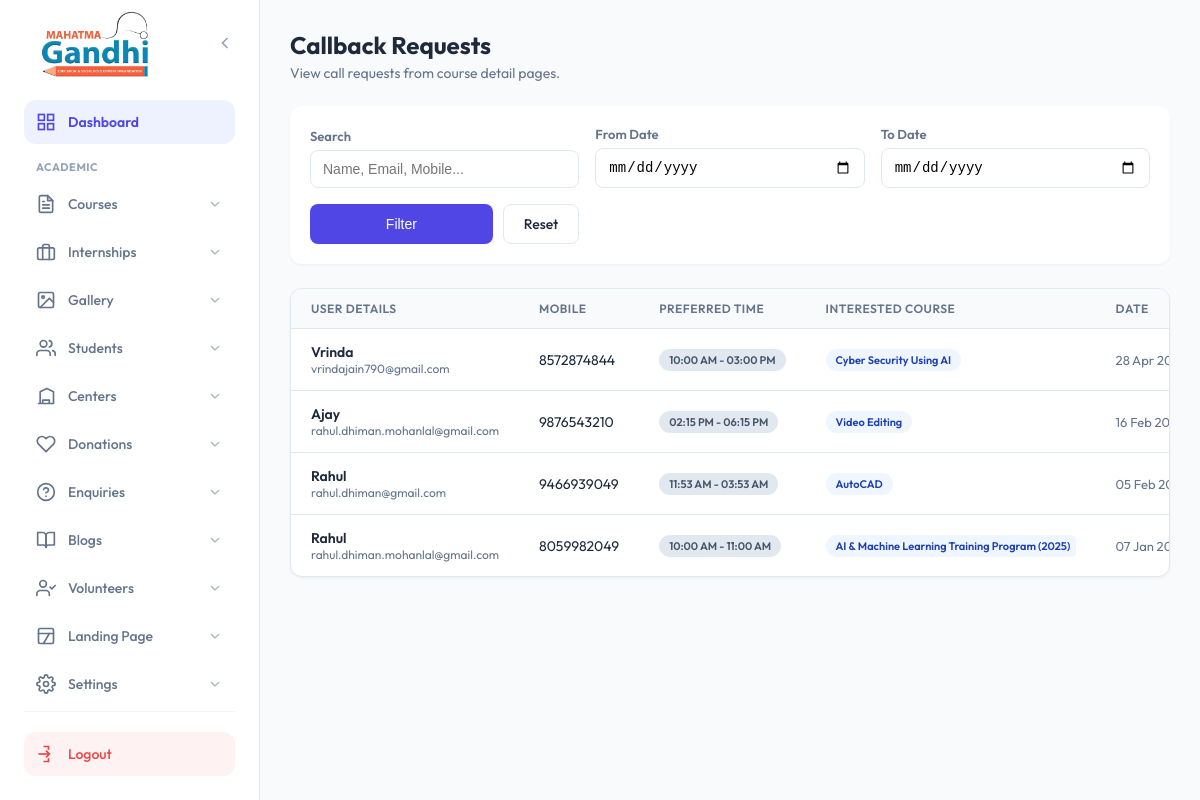
The app's page /admin/enquiries/callback-requests.php with its own data.
### tables this page shows
CREATE TABLE `callback_requests` (
  `id` int(11) NOT NULL AUTO_INCREMENT,
  `full_name` varchar(100) NOT NULL,
  `email` varchar(100) NOT NULL,
  `mobile` varchar(20) NOT NULL,
  `schedule_from` time DEFAULT NULL,
  `schedule_to` time DEFAULT NULL,
  `course_id` int(11) DEFAULT NULL,
  `page_url` text DEFAULT NULL,
  `created_at` timestamp NULL DEFAULT current_timestamp(),
  PRIMARY KEY (`id`)
);

CREATE TABLE `courses` (
  `id` int(11) NOT NULL AUTO_INCREMENT,
  `category_id` int(11) DEFAULT NULL,
  `title` varchar(255) NOT NULL,
  `slug` varchar(255) NOT NULL,
  `video_url` varchar(255) DEFAULT NULL,
  `description` longtext DEFAULT NULL,
  `labels` longtext DEFAULT NULL COMMENT 'Stores badges like Offline Classes, Class 12' CHECK (json_valid(`labels`)),
  `features` longtext DEFAULT NULL COMMENT 'Stores features list' CHECK (json_valid(`features`)),
  `fees` longtext DEFAULT NULL COMMENT 'Stores fee structure' CHECK (json_valid(`fees`)),
  `featured_image` varchar(255) DEFAULT NULL,
  `meta_title` text DEFAULT NULL,
  `meta_desc` text DEFAULT NULL,
  `meta_keywords` text DEFAULT NULL,
  `base_currency` varchar(10) NOT NULL DEFAULT 'INR',
  `is_active` tinyint(1) NOT NULL DEFAULT 1,
  `created_at` timestamp NOT NULL DEFAULT current_timestamp(),
  `updated_at` timestamp NOT NULL DEFAULT current_timestamp() ON UPDATE current_timestamp(),
  `duration_value` int(11) DEFAULT 0,
  `duration_type` varchar(20) DEFAULT 'Months',
  PRIMARY KEY (`id`),
  UNIQUE KEY `slug` (`slug`),
  KEY `category_id` (`category_id`),
  CONSTRAINT `fk_course_category` FOREIGN KEY (`category_id`) REFERENCES `course_categories` (`id`) ON DELETE SET NULL
);

### admin/enquiries/callback-requests.php (the view, shortened to what this page needs)
<?php
$conn = getDbConnection();
$limit = 10;
$page = isset($_GET['page']) ? intval($_GET['page']) : 1;
$offset = ($page - 1) * $limit;
$where_clauses = ["1=1"];
$params = [];
$types = "";
$where_sql = implode(" AND ", $where_clauses);
$sql = "SELECT cr.*, c.title as course_name
        FROM callback_requests cr
        LEFT JOIN courses c ON cr.course_id = c.id
        WHERE $where_sql
        ORDER BY cr.created_at DESC LIMIT ?, ?";
$params[] = $offset;
$params[] = $limit;
$types .= "ii";
$stmt = $conn->prepare($sql);
$stmt->bind_param($types, ...$params);
$stmt->execute();
$result = $stmt->get_result();
?>
<!DOCTYPE html>
<html lang="en">
<head>
</head>
<body>
    <?php include __DIR__ . "/../sidebar.php"; ?>
    <main class="admin-content">
        <div class="admin-wrap">
            <div class="page-header">
                <div>
                    <h1 class="page-title">Callback Requests</h1>
                    <p style="color:var(--muted); font-size:14px; margin-top:4px">View call requests from course detail pages.</p>
                </div>
            </div>
            <div class="filter-card">
                <form method="GET" class="filter-form">
                    <div class="form-group">
                        <label>Search</label>
                        <input type="text" name="search" class="form-control" placeholder="Name, Email, Mobile..." value="<?php echo htmlspecialchars($_GET['search'] ?? ''); ?>">
                    </div>
                    <div class="form-group">
                        <label>From Date</label>
                        <input type="date" name="from_date" class="form-control" value="<?php echo htmlspecialchars($_GET['from_date'] ?? ''); ?>">
                    </div>
                    <div class="form-group">
                        <label>To Date</label>
                        <input type="date" name="to_date" class="form-control" value="<?php echo htmlspecialchars($_GET['to_date'] ?? ''); ?>">
                    </div>
                    <div class="form-group" style="display:flex; gap:10px">
                        <button type="submit" class="btn btn-primary" style="flex:1">Filter</button>
                        <a href="callback-requests.php" class="btn btn-secondary">Reset</a>
                    </div>
                </form>
            </div>
            <div class="table-card">
                <table>
                    <thead>
                        <tr>
                            <th>User Details</th>
                            <th>Mobile</th>
                            <th>Preferred Time</th>
                            <th>Interested Course</th>
                            <th>Date</th>
                        </tr>
                    </thead>
                    <tbody>
                        <?php if ($result->num_rows > 0): ?>
                            <?php while($row = $result->fetch_assoc()): ?>
                                <tr>
                                    <td>
                                        <div class="user-info">
                                            <span class="user-name"><?php echo htmlspecialchars($row['full_name']); ?></span>
                                            <span class="user-email"><?php echo htmlspecialchars($row['email']); ?></span>
                                        </div>
                                    </td>
                                    <td><?php echo htmlspecialchars($row['mobile']); ?></td>
                                    <td>
                                        <?php if($row['schedule_from']): ?>
                                            <span class="badge"><?php echo date("h:i A", strtotime($row['schedule_from'])) . ' - ' . date("h:i A", strtotime($row['schedule_to'])); ?></span>
                                        <?php else: ?>
                                            <span style="color:#94a3b8">Anytime</span>
                                        <?php endif; ?>
                                    </td>
                                    <td>
                                        <?php if($row['course_name']): ?>
                                            <div class="course-name-cell" title="<?php echo htmlspecialchars($row['course_name']); ?>">
                                                <span class="badge blue"><?php echo htmlspecialchars($row['course_name']); ?></span>
                                            </div>
                                        <?php else: ?>
                                            <a href="<?php echo htmlspecialchars($row['page_url']); ?>" target="_blank" style="font-size:12px; color:var(--indigo)">View Page</a>
                                        <?php endif; ?>
                                    </td>
                                    <td style="font-size:13px;color:var(--muted);"><?php echo date("d M Y, h:i A", strtotime($row['created_at'])); ?></td>
                                </tr>
                            <?php endwhile; ?>
                        <?php else: ?>
                            <tr><td colspan="6" style="text-align:center;padding:40px;color:var(--muted)">No callback requests found yet.</td></tr>
                        <?php endif; ?>
                    </tbody>
                </table>
            </div>
        </div>
    </main>
</body>
</html>

### admin/enquiries/callback-requests.php (style rules this page uses)
:root { --active:#22c55e;--indigo:#4f46e5;--line:#e2e8f0;--text:#1e293b;--muted:#64748b;--bg:#f8fafc }
* { margin:0;padding:0;box-sizing:border-box }
body { font-family:'Outfit',system-ui,sans-serif;background:var(--bg);color:var(--text) }
.admin-content { margin-left:260px;min-height:100vh;padding:30px;transition:margin-left .3s ease }
.admin-wrap { max-width:1400px;margin:0 auto }
.page-header { display:flex;justify-content:space-between;align-items:center;margin-bottom:24px }
.page-title { font-size:24px;font-weight:700;color:var(--text) }
.table-card { background:#fff;border-radius:12px;overflow:hidden;box-shadow:0 1px 3px rgba(0,0,0,0.05);border:1px solid var(--line) }
table { width:100%;border-collapse:collapse;font-size:14px }
th { background:#f8fafc;padding:12px 20px;text-align:left;font-weight:600;color:var(--muted);border-bottom:1px solid var(--line);font-size:12px;text-transform:uppercase;letter-spacing:0.5px; white-space: nowrap; }
td { padding:14px 20px;border-bottom:1px solid var(--line);vertical-align:middle; white-space: nowrap; }
tr:last-child td { border-bottom:none }
.user-info { display:flex;flex-direction:column }
.user-name { font-weight:600;color:var(--text) }
.user-email { font-size:12px;color:var(--muted) }
.badge { display:inline-flex;padding:4px 10px;border-radius:20px;font-size:11px;font-weight:600;background:#e2e8f0;color:#475569 }
.badge.blue { background:#eff6ff;color:#1e40af }
.course-name-cell { max-width: 250px; overflow: hidden; text-overflow: ellipsis; white-space: nowrap; }
.filter-card { background:#fff;padding:20px;border-radius:12px;box-shadow:0 1px 3px rgba(0,0,0,0.05);margin-bottom:24px }
.filter-form { display:grid;grid-template-columns:repeat(auto-fit, minmax(200px, 1fr));gap:16px;align-items:end }
.form-group label { display:block;font-size:13px;font-weight:600;margin-bottom:6px;color:var(--muted) }
.form-control { width:100%;padding:10px 12px;border:1px solid var(--line);border-radius:8px;font-size:14px;transition:all 0.2s }
.btn { padding:10px 20px;border-radius:8px;font-weight:500;text-decoration:none;display:inline-flex;align-items:center;justify-content:center;gap:8px;font-size:14px;border:none;cursor:pointer;transition:all 0.2s }
.btn-primary { background:var(--indigo);color:#fff }
.btn-secondary { background:#fff;border:1px solid var(--line);color:var(--text) }

### admin/sidebar.php (style rules this page uses)
:root { --admin-primary: #4f46e5; --admin-primary-dark: #3730a3; --admin-primary-soft: #eef2ff; --admin-hover-bg: #f5f3ff; --text-main: #1e293b; --text-light: #64748b; --sidebar-w: 260px; --transition: all 0.3s cubic-bezier(0.4, 0, 0.2, 1); --shadow-glow: 0 10px 15px -3px rgba(79, 70, 229, 0.2); }

### records on screen
callback_requests: full_name "Vrinda", email "vrindajain790@gmail.com", mobile "8572874844", schedule_from "10:00 AM", schedule_to "03:00 PM", course.title "Cyber Security Using AI", created_at "28 Apr…"
callback_requests: full_name "Ajay", email "rahul.dhiman.mohanlal@gmail.com", mobile "9876543210", schedule_from "02:15 PM", schedule_to "06:15 PM", course.title "Video Editing", created_at "16 Feb…"
callback_requests: full_name "Rahul", email "rahul.dhiman@gmail.com", mobile "9466939049", schedule_from "11:53 AM", schedule_to "03:53 AM", course.title "AutoCAD", created_at "05 Feb…"
callback_requests: full_name "Rahul", email "rahul.dhiman.mohanlal@gmail.com", mobile "8059982049", schedule_from "10:00 AM", schedule_to "11:00 AM", course.title "AI & Machine Learning Training Program (202…", created_at "07 Jan…"
